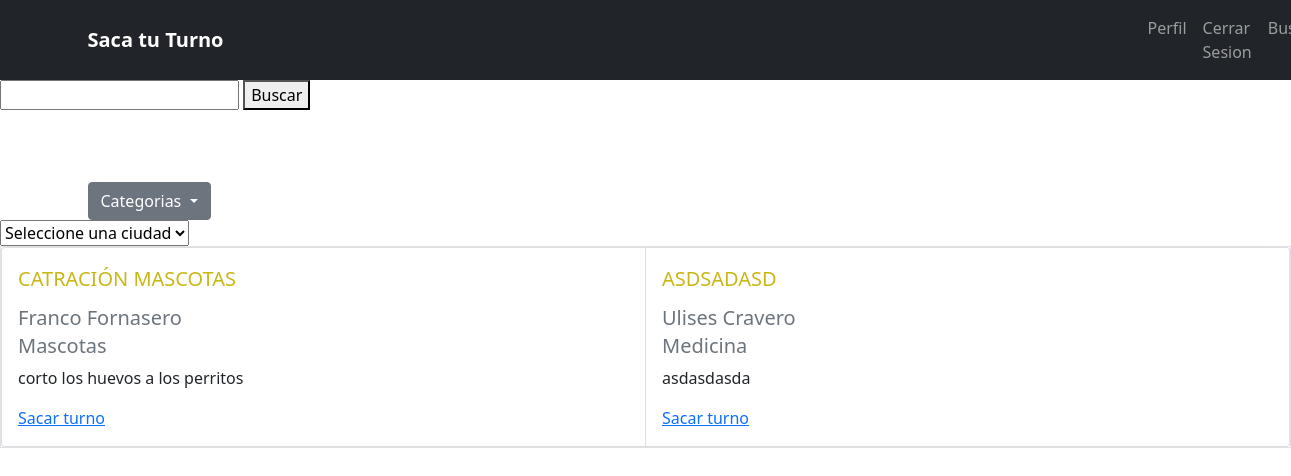
The app's page /categorias/ (signed in) with its own data.
### sitio/models.py (models this page shows, shortened)
class ServicioPrestado(models.Model):
    nombre = models.CharField(max_length=50, blank = False)       # NO LLEVA NOMBRE EL SERVICIO PRESTADO
    descripcion = models.TextField(max_length=150, blank = False)
    propietario = models.ForeignKey(User, on_delete=models.CASCADE)
    categoria = models.ForeignKey(Categoria, on_delete=models.CASCADE, blank = True, null= True)
    subcategoria = models.ForeignKey(SubCategoria, on_delete=models.CASCADE, blank = True, null= True)
    diasAtencion = models.ManyToManyField(Days)
    duracionTurno = models.IntegerField(default = 30, null= False, blank = False)
    ciudad = models.CharField(max_length= 20, choices = ciudades, verbose_name='Ciudad', blank = True, null= True, default = 'Rafaela')
    inicioJornada = models.TimeField( auto_now=False, auto_now_add=False, verbose_name="Inicio de Jornada",blank=True, null=False, default='08:00:00')
    finJornada = models.TimeField( auto_now=False, auto_now_add=False, verbose_name="Fin de Jornada",blank=True, null=False, default='17:00:00')

class Categoria(models.Model):
    nombre = models.CharField(max_length=255, blank = False)
    @property
    def traerSubcategorias(self):
        return SubCategoria.objects.filter(categoria__id = self.id)
    def __str__(self):
        return self.nombre

### sitio/views.py (the view, shortened to what this page needs)
def categorias(request):
    categorias = Categoria.objects.all()
    servicios = ServicioPrestado.objects.all()
    query = request.GET.get('buscar_servicio')
    return render(request, 'categorias.html', {'categorias': categorias, 'servicios': servicios})

### templates/categorias.html (shortened to what this page needs)
{% include "header.html" %}
{%block content %}
    <form method="GET">
        <div>
            <input type="text" name="buscar_servicio" id="" value="{{request.GET.buscar_servicio}}">
            <button type="submit">Buscar</button>
        </div>
    </form>
    <div class="container" style="padding-top: 3.5rem">
        <div class="dropdown mt-3">
            <button class="btn btn-secondary dropdown-toggle" type="button" id="dropdownMenuButton" data-bs-toggle="dropdown" aria-haspopup="true" aria-expanded="false">
                {% if subcategoria %}
                     {{ subcategoria.nombre}}
                {%else%}
                    Categorias
                {%endif%}
            </button>
        </div>
    </div>
    <select name="elegir_ciudad" id = "elegir_ciudad" onchange="myFunction()">
        <option value="">
            {% if request.GET.elegir_ciudad %}
                {{request.GET.elegir_ciudad}}
            {% else %}
                Seleccione una ciudad
            {% endif %}
        </option>
    </select>
    <div class="card-group border border-black">
            {%for item in servicios %}
            <div class="card">
                <div class="card-body">
                    <div class="card-title letracaja colorcito text-uppercase"><p>{{item.nombre}} </p> </div>
                    <h6 class="card-subtitle letracaja mb-2 text-muted">{{item.propietario.first_name}} {{item.propietario.last_name}}</h6>
                    <h6 class="card-subtitle letracaja mb-2 text-muted">{{item.categoria}}</h6>
                    <div class="panel-text"><p>{{item.descripcion}}</p></div>
                    <div class="panel-foocter"><a href="{% url 'pedir_turno' item.id item.propietario.id %}">Sacar turno</a></div>
                </div>
            </div>
            {%endfor%}
    </div>
{% endblock %}

### static/sitio/styles.css (style rules this page uses)
.colorcito { color: rgb(201, 183, 22); }
.letracaja { font-size: 20px; }

### static/fullcalendar/main.css (style rules this page uses)
:root { --fc-daygrid-event-dot-width: 8px; }
:root { --fc-list-event-dot-width: 10px; --fc-list-event-hover-bg-color: #f5f5f5; }

### records on screen
ServicioPrestado: nombre "CATRACIÓN MASCOTAS", propietario.first_name "Franco", propietario.last_name "Fornasero", categoria "Mascotas", descripcion "corto los huevos a los perritos"
ServicioPrestado: nombre "ASDSADASD", propietario.first_name "Ulises", propietario.last_name "Cravero", categoria "Medicina", descripcion "asdasdasda"
